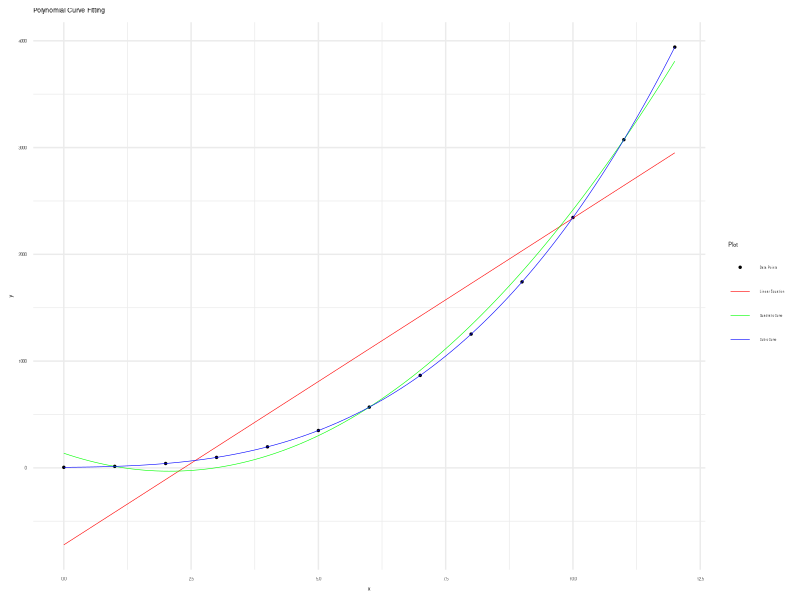

Write the R code that produced this figure.
# Load required libraries
library(readr)
library(ggplot2)
library(R6)

CurveFitting <- R6Class("CurveFitting",

  public = list(
    xs  = NULL, ys  = NULL,
    lm1 = NULL, lm2 = NULL, lm3 = NULL,
    xp  = NULL, yp1 = NULL, yp2 = NULL, yp3 = NULL,

    initialize = function(xs, ys) {
      self$xs <- xs
      self$ys <- ys
    },

    generate_regressions = function() {
      # Keep the variable name for data frame
      x_values <- self$xs
    
      # Independent x values.
      self$xp <- seq(
        min(x_values), max(x_values),
        length.out = 100)

      # Generate values for the linear regression
      self$lm1 <- lm(self$ys ~
        poly(x_values, 1, raw = TRUE))
      self$yp1 <- predict(self$lm1,
        newdata = data.frame(x_values = self$xp))

      # Generate values for the quadratic regression
      self$lm2 <- lm(self$ys ~
        poly(x_values, 2, raw = TRUE))
      self$yp2 <- predict(self$lm2,
        newdata = data.frame(x_values = self$xp))

      # Generate values for the cubic regression
      self$lm3 <- lm(self$ys ~
        poly(x_values, 3, raw = TRUE))
      self$yp3 <- predict(self$lm3,
        newdata = data.frame(x_values = self$xp))
    },

    show_coeff = function(order, lm_model) {
      # Define a named vector
      # to map order numbers to curve types
      coeff_text <- c(
        "(a, b)" = 1, "(a, b, c)" = 2,
        "(a, b, c, d)" = 3)
      order_text <- c(
        "Linear" = 1, "Quadratic" = 2, "Cubic" = 3)

      # Print the curve type
      cat(paste("Using lm_model :",
        names(order_text)[order], "\n"))

      # Coefficients
      coefficients <- coef(lm_model)

      # Reverse order to match output
      coefficients <- coefficients[
        length(coefficients):1]

      # Print coefficients
      cat("Coefficients ",
        names(coeff_text)[order], ":\n\t",
        coefficients, "\n")
    },

    show_coeffs = function() {
      self$show_coeff(1, self$lm1)
      self$show_coeff(2, self$lm2)
      self$show_coeff(3, self$lm3)
    },

    create_plot = function() {
      # Create data frame for ggplot2
      data <- data.frame(x = self$xs, y = self$ys)

      # Plot using ggplot2
      plot <- ggplot(data,
          aes(x = x, y = y, color = "Data Points")) +
        geom_point(size = 0.5) +
        geom_line(
          data = data.frame(x = self$xp, y = self$yp1),
          aes(x = x, y = y, color = "Linear Equation"),
          linewidth = 0.2) +
        geom_line(
          data = data.frame(x = self$xp, y = self$yp2),
          aes(x = x, y = y, color = "Quadratic Curve"),
          linewidth = 0.2) +
        geom_line(
          data = data.frame(x = self$xp, y = self$yp3),
          aes(x = x, y = y, color = "Cubic Curve"),
          linewidth = 0.2) +
        labs(
          x = "x", y = "y",
          title = "Polynomial Curve Fitting") +
        theme_minimal() +
        theme(
          legend.position = "right",
          legend.text = element_text(size = 2),
          text = element_text(size = 4)
        ) +
        scale_color_manual(
          name = "Plot",
          breaks = c(
            "Data Points",
            "Linear Equation",
            "Quadratic Curve",
            "Cubic Curve"),
          values = c(
            "Data Points" = "black",
            "Linear Equation" = "red", 
            "Quadratic Curve" = "green", 
            "Cubic Curve" = "blue"))

      # Save plot as PNG
      ggsave("19-lm-merge.png", plot,
        width = 800, height = 400, units = "px")
    }
  )
)

# Read data from CSV file
series <- read_csv(
  "series.csv",
  show_col_types = FALSE)

# Create CurveFitting object
# Perform linear regression, display, and plot
curve_fitting <- CurveFitting$new(
  series$xs, series$ys3)
curve_fitting$generate_regressions()
curve_fitting$show_coeffs()
curve_fitting$create_plot()

